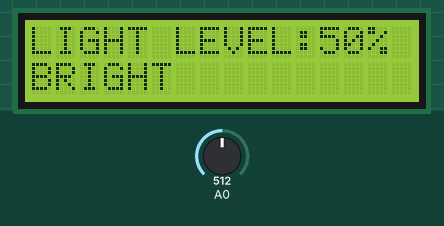
Simulated run of this sketch. Board: Arduino Uno, built with avr-gcc and run on an emulated ATmega328P. On the bench: 16×2 character LCD. The test bench sets the inputs (shaded band); at power-on: A0 = 512.

Above: at 3.7 s.
3.8 s: A0 set to 538
At 5.0 s:
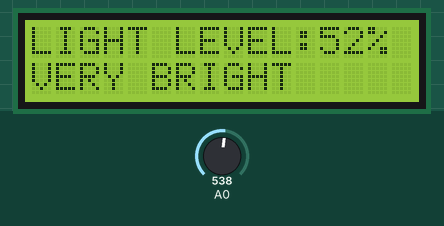
5.5 s: A0 set to 40
At 6.8 s:
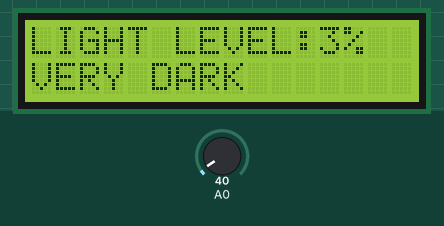
7.1 s: A0 set to 60
At 7.4 s:
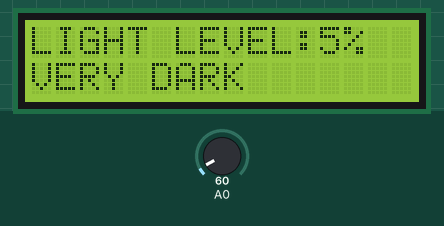
Timing chart, 0 to 10.1 s (numbered marks = the images above; inputs shaded):
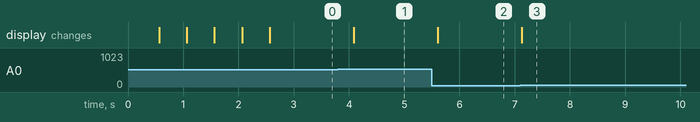

Measured:
- the behaviour switches between 521 and 522 on A0 (found by bisection; images 0 and 1)
- after the input at 3.8 s, the display: changes after 0.29 s (image 1)
- after the input at 5.5 s, the display: changes after 0.11 s (image 2)
- after the input at 7.1 s, the display: changes at once (image 3)

The sketch:

light_intensity_indicator.ino
```cpp
#include <LiquidCrystal.h>
LiquidCrystal lcd(12, 11, 5, 4, 3, 2);

void setup() { //initialise for at least 2s
  lcd.begin(16, 2);
  lcd.print("INITIALISING");
  delay(500);
  lcd.print(".");
  delay(500);
  lcd.print(".");
  delay(500);
  lcd.print(".");
  delay(500);
  lcd.print(".");
  delay(500);
}
void loop()
{
 int sensorValue = analogRead(A0);
 double dV = sensorValue;
 double le = (dV/1023)*100;
 int level = le;
 lcd.clear();
 lcd.setCursor(0, 0);
 lcd.print("LIGHT LEVEL:");
 lcd.print(level);
 lcd.print("%");
 lcd.setCursor(0, 1);

 if ((level >= 0) && (level <= 5))
 {
  lcd.print("VERY DARK");
 }
 else if ((level > 5) && (level <= 10))
 {
  lcd.print("DARK");
 }
 else if ((level > 10) && (level <= 50))
 {
  lcd.print("BRIGHT");
 }
 else
 {
  lcd.print("VERY BRIGHT");
 }

 delay(500);
}
```
